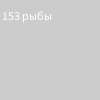
Frame 1 (no input)
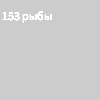
Frame 60 (the mouse pressed at the canvas centre just before this capture)
Frame 120 (the mouse held since frame 60 and released just before this capture): identical to frame 60, image omitted

The Processing sketch that drew these frames (run headless with seeded random() and noise(); from frame 60 on, the mouse is pressed at the canvas centre):

// Processing sketch: w_01_logistic_00
// ── w_01_logistic_00.pde
/*

 Здравствуйте. Здесь будет перевод (впрочем, весьма фривольный) классной книжки
 человека по имени Julien C. Sprott под названием "Strange attractors: Creating
 patterns in chaos" https://sprott.physics.wisc.edu/SA.HTM что на русский
 переводится так: "Жульен Шпрот - Создание узоров из нифига".
 
 Книжка эта 1993-го года, там есть примеры на бэйсике (!) причём на каком-то
 извращенском (чего сам автор впрочем не скрывает), запустить его коды (там есть
 примеры программ) на современном древнем бэйсике (например на yabasic
 (https://github.com/marcIhm/yabasic) в лоб не удаётся, синтаксис куда-то
 поплыл.
 
 Тем не менее, я обязуюсь в этих кодах покопошиться и воспроизвести их на
 processing. Для этого нам с вами понадобится чудо. Впрочем, весьма
 самонадеянно - не рассчитывать на чудо, не правда ли? До свидания.
 
 */


void setup() {
}


void draw() {
  text("153 рыбы", 2, 20);
}
